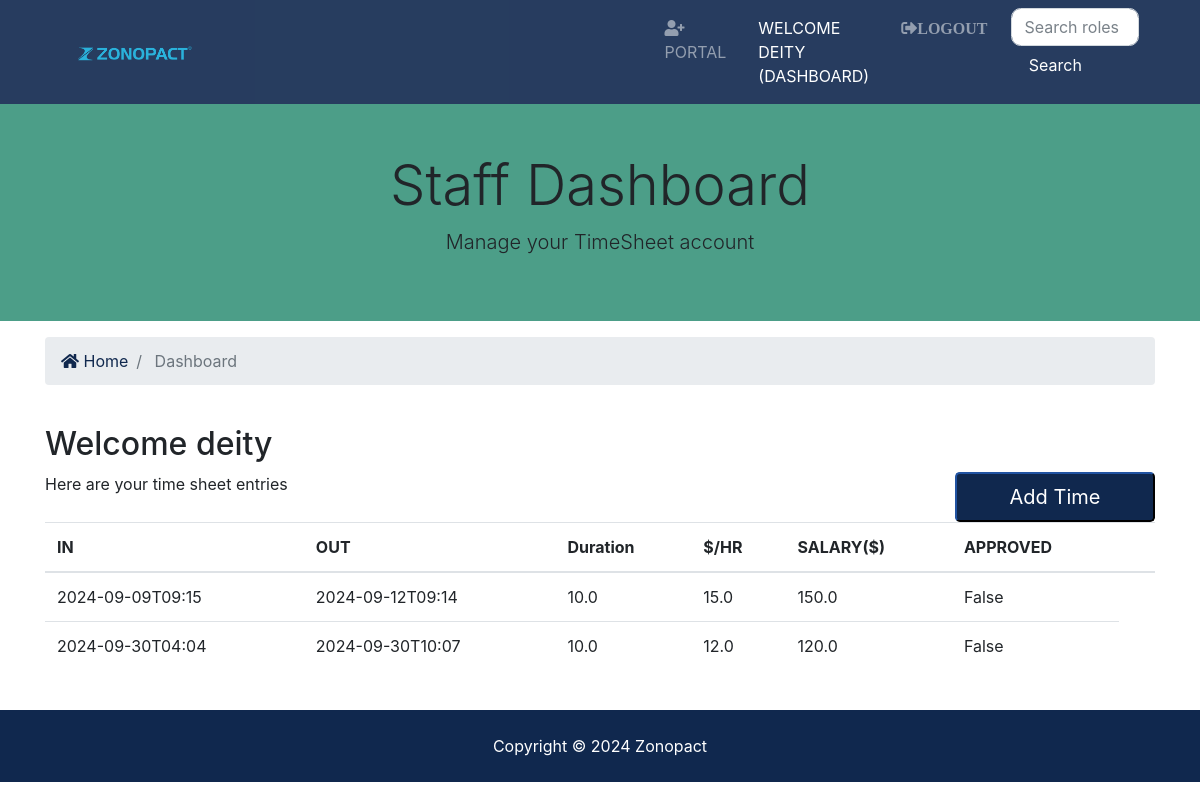
The app's page /accounts/dashboard (signed in) with its own data.
### management/models.py (models this page shows)
class CustomUser(AbstractUser):
    employee_id = models.CharField(max_length=10, unique=True, null='-')
    is_manager = models.BooleanField(default=False)
    department = models.ForeignKey(Department, on_delete=models.SET_NULL, null=True, blank=True)
    role = models.ForeignKey(Role, on_delete=models.SET_NULL, null=True, blank=True)

### employee/models.py (models this page shows, shortened)
class Employee(models.Model):
    emp_id = models.AutoField(primary_key=True)
    emp_name = models.CharField(max_length=255)
    date_time_in = models.CharField(max_length=255)
    date_time_out = models.CharField(max_length=255)
    duration = models.FloatField()
    hourly_rate = models.FloatField()
    is_approved = models.BooleanField(default=False)

### account/views.py (the view)
# urls.py: path('dashboard', views.dashboardUser, name='dashboard'),
@login_required(login_url='login')
def dashboardUser(request):
    user_time_entries = Employee.objects.order_by('date_time_out')
    context = {'time_entries': user_time_entries}
    return render(request, 'accounts/dashboard.html', context)

### employee/templatetags/test.py (called while the page is built)
@register.filter
def multiply(value, arg):
    return value * arg

### templates/accounts/dashboard.html (shortened to what this page needs)
{% extends 'base.html' %}
{% block content %}
<section id="showcase-inner" class="py-5">
        <div class="container">
          <div class="row text-center">
            <div class="col-md-12">
              <h1 class="display-4">Staff Dashboard</h1>
              <p class="lead">Manage your TimeSheet account</p>
            </div>
          </div>
        </div>
</section>
      <section id="bc" class="mt-3">
        <div class="container">
          <nav aria-label="breadcrumb">
            <ol class="breadcrumb">
              <li class="breadcrumb-item">
                <a href="{% url 'index' %}">
                  <i class="fas fa-home"></i> Home</a>
              </li>
              <li class="breadcrumb-item active"> Dashboard</li>
            </ol>
          </nav>
        </div>
      </section>
      <section id="dashboard" class="py-4">
        <div class="container">
          <div class="row">
            <div class="col-md-12">
              <h2>Welcome {{ user }}</h2>
              <div>
              <button class="btn-primary btn-block btn-lg" data-toggle="modal" style="float: right; width:200px;" data-target="#inquiryModal">Add Time</button>
              </div>
              {% if time_entries %}
              <p>Here are your time sheet entries</p>
              <table class="table">
                <thead>
                  <tr>
                    <th scope="col">IN</th>
                    <th scope="col">OUT</th>
                    <th scope="col">Duration</th>
                    <th scope="col">$/HR</th>
                    <th scope="col">SALARY($)</th>
                    <th scope="col">APPROVED</th>
                    <th></th>
                  </tr>
                </thead>
                <tbody>
                  {% load test %}
                  {% for emp in time_entries %}
                  <tr>
                    <td>{{ emp.date_time_in }}</td>
                    <td>{{ emp.date_time_out }}</td>
                    <td>{{ emp.duration }}</td>
                    <td>{{ emp.hourly_rate }}</td>
                    <td>{{ emp.hourly_rate | multiply:emp.duration }}</td>
                    <td>{{ emp.is_approved }}</td>
                  </tr>
                  {% endfor %}
                </tbody>
              </table>
              {% else %}
                <p>You have not made any inquiries</p>
              {% endif %}
            </div>
          </div>
        </div>
      </section>
{% endblock %}

### templates/partials/_navbar.html (shortened to what this page needs)
<nav class="navbar navbar-expand-lg navbar-dark bg-primary sticky-top">
        <div class="container">
          <a class="navbar-brand" href="{% url 'dashboard' %}">
            <b><img src="/static/logo.png" style="width: 20%; margin-left: 30px;"></b>
          </a>
          <div class="collapse navbar-collapse" id="navbarNavAltMarkup">
            <ul class="navbar-nav ml-auto">
              {% if user.is_authenticated %}
              <li
                {% if 'role_list' in request.path %}
                class="nav-item active mr-3"
                {% else %}
                class="nav-item mr-3"
                {% endif %}
                >
                  <a class="nav-link" href="{% url 'role_list' %}">
                    <i class="fas fa-user-plus"></i> Portal </a>
              </li>
              <li
                {% if 'dashboard' in request.path %}
                  class="nav-item active mr-3"
                  {% else %}
                  class="nav-item mr-3"
                  {% endif %}
                  >
                  <a class="nav-link" href="{% url 'dashboard' %}">
                      Welcome {{ user.username }} (Dashboard)</a>
              </li>
                <li class="nav-item mr-3">
                  <a href="javascript:{document.getElementById('logout').submit()}" class="nav-link">
                    <i class="fas fa-sign-out-alt">Logout</i>
                  </a>
                </li>
                  <li class="nav-item mr-3">
                  <form method="GET" action="{% url 'role_list' %}">
                    <input type="text" name="search" value="{{ search_query }}" class="form-control mr-2" placeholder="Search roles">
                    <button type="submit" class="btn btn-primary">Search</button>
                  </form>
                </li>
              {% endif %}
            </ul>
          </div>
        </div>
      </nav>

### static/css/all.css (style rules this page uses)
.fa, .fas, .far, .fal, .fab { -moz-osx-font-smoothing: grayscale; -webkit-font-smoothing: antialiased; display: inline-block; font-style: normal; font-variant: normal; text-rendering: auto; line-height: 1; }
.fa-home:before { content: "\f015"; }
.fa-sign-out-alt:before { content: "\f2f5"; }
.fa-user-plus:before { content: "\f234"; }
.fa, .fas { font-family: 'Font Awesome 5 Free'; font-weight: 900; }

### static/css/style.css (style rules this page uses)
img { width: 100%; }
.navbar { opacity: 0.9; text-transform: uppercase; }
#showcase-inner { background: url(../img/building.jpg) no-repeat top center fixed/cover; position: relative; overflow: hidden; min-height: 200px; }
#showcase-inner::before { content: ''; position: absolute; top: 0; left: 0; min-height: 100%; width: 100%; background: rgba(32, 134, 107, 0.8); }

### records on screen
CustomUser: username "DEITY", username "deity"
Employee: date_time_in "2024-09-09T09:15", date_time_out "2024-09-12T09:14", duration "10.0", hourly_rate "15.0", hourly_rate|multiply "150.0", is_approved "False"
Employee: date_time_in "2024-09-30T04:04", date_time_out "2024-09-30T10:07", duration "10.0", hourly_rate "12.0", hourly_rate|multiply "120.0", is_approved "False"
